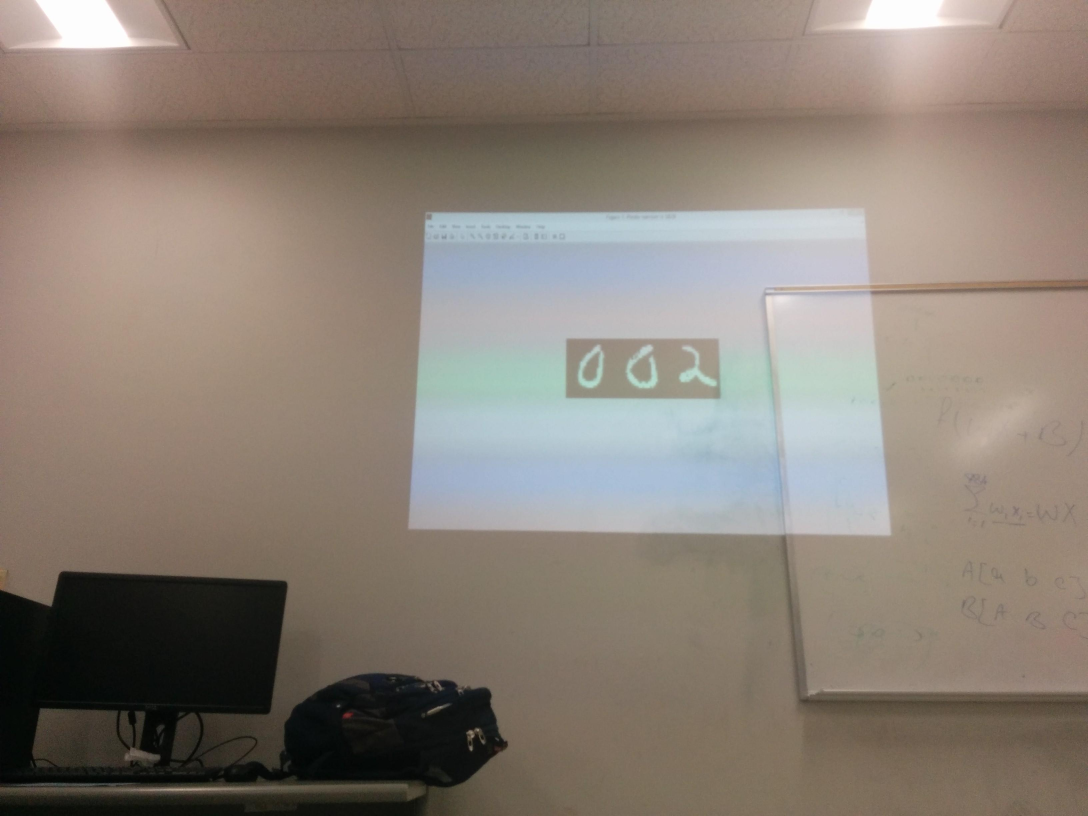
%> input picture image1.jpg, 3264 x 2448 px (shown at 1/3 size); its folder holds only this picture in this run
$ octave --eval "rgb2blackMult;"   (GNU Octave 9; MATLAB toolbox functions it lacks are replaced by stand-ins)
%> lines starting %> are read from the running program, lines starting %| are printed output that depends on the picture; in (x1, y1, x2, y2) boxes, pixels count from 0 and x2, y2 are one past the last pixel; in counts of white or black regions, pixels touching at a corner belong together; the program's own positions count from 1
### rgb2black.m
function [ oImage2 ] = rgb2black( index )
%> called with index = 1
%UNTITLED Summary of this function goes here
%   Detailed explanation goes here
    loc = sprintf('image%d.jpg', index);
    image = imread(loc);
    image = rgb2gray(image);
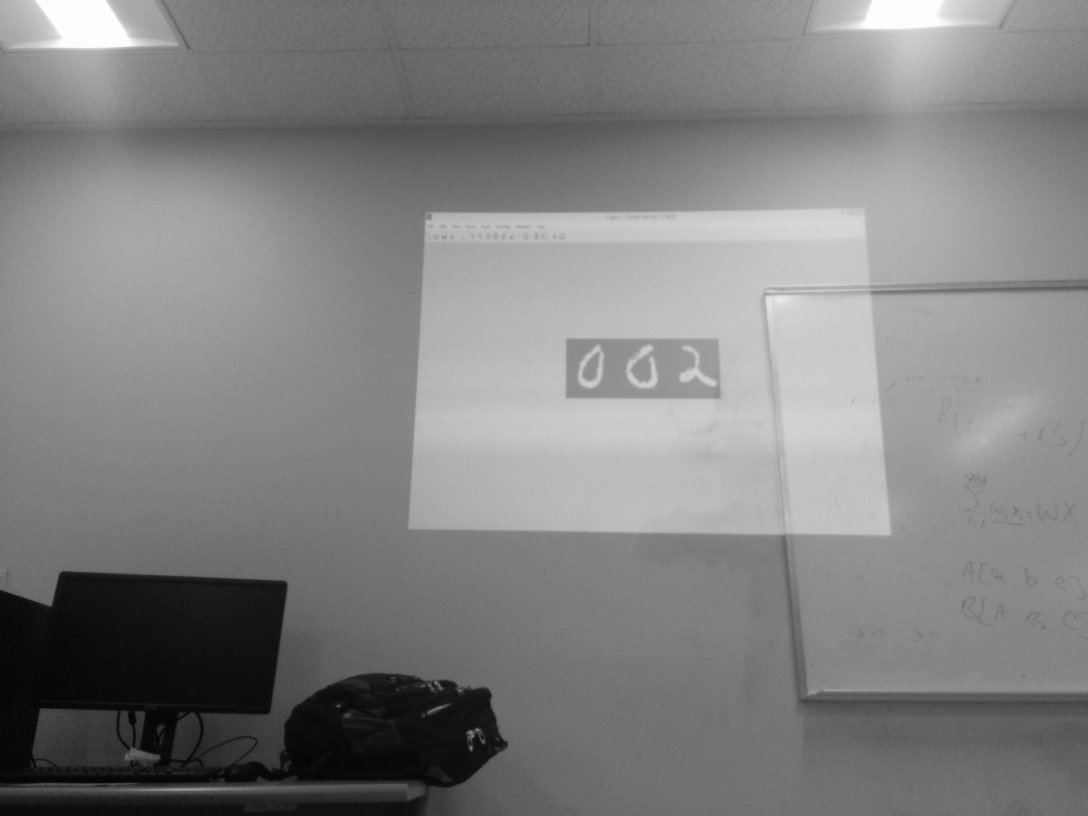
%> image: size 2448x3264 uint8 (shown at 1/3 size); min 1, max 255, mean 129.2
    level = 0.65;
    oImage = im2bw(image, level);
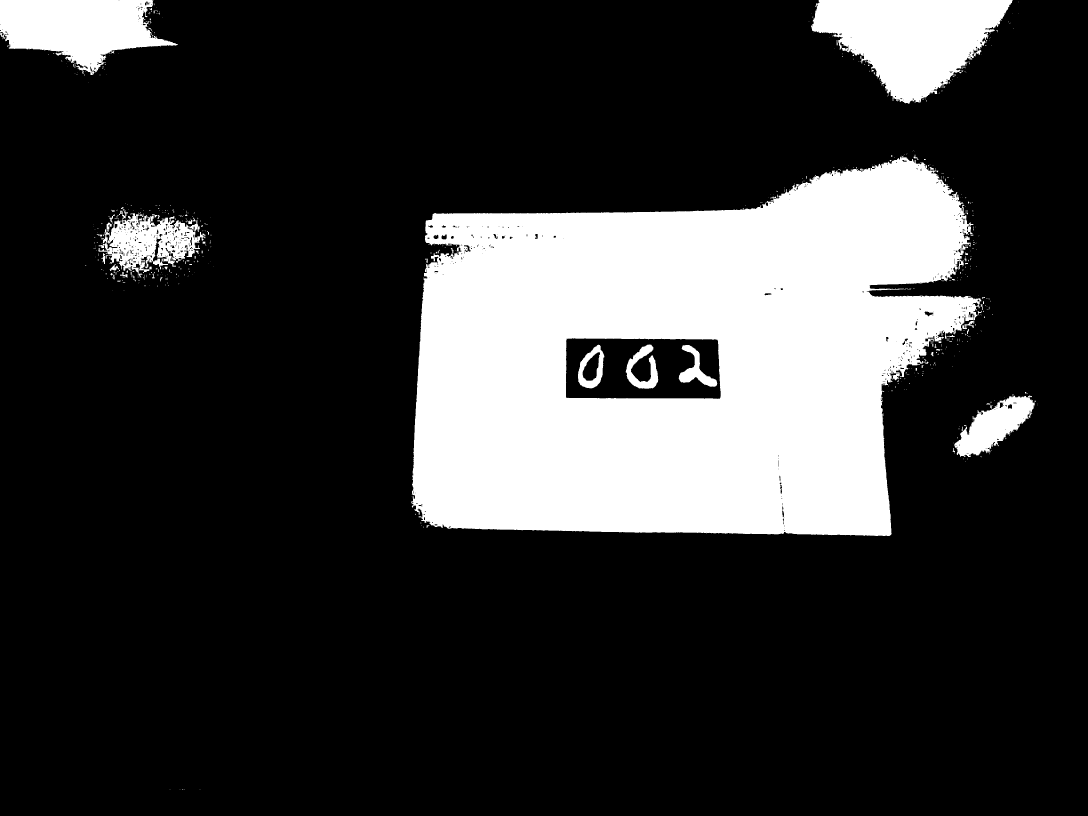
%> oImage: size 2448x3264 logical (shown at 1/3 size); 20.8% white; 562 white regions (488 under 20 px), largest, box (x1, y1, x2, y2) and area: (1234, 469, 2944, 1608) 1407160, (2433, 0, 3038, 312) 112329, (0, 0, 534, 225) 72272

    oImage = imcomplement(oImage);


    oImage = imclearborder(oImage, 4);
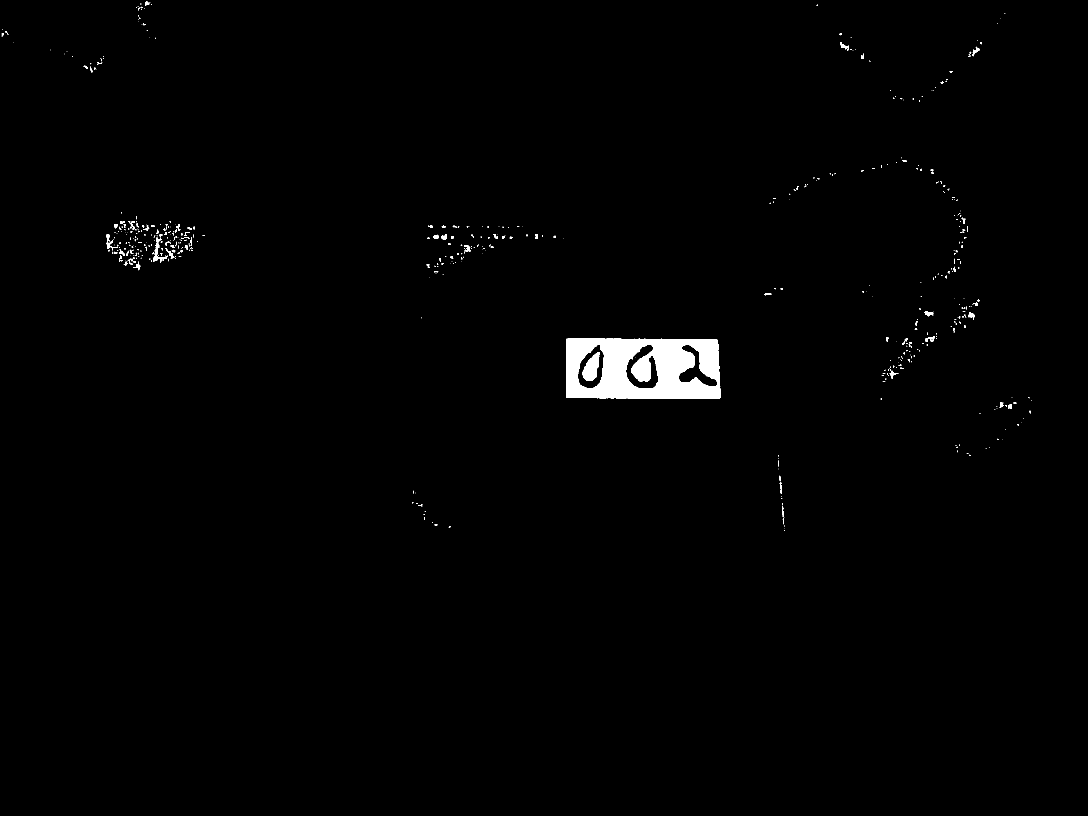
%> oImage: size 2448x3264 logical (shown at 1/3 size); 0.96% white; 573 white regions (452 under 20 px), largest, box (x1, y1, x2, y2) and area: (1698, 1015, 2162, 1197) 63778, (1748, 1056, 1800, 1142) 2676, (459, 712, 504, 789) 756
    oImage = imcomplement(oImage);
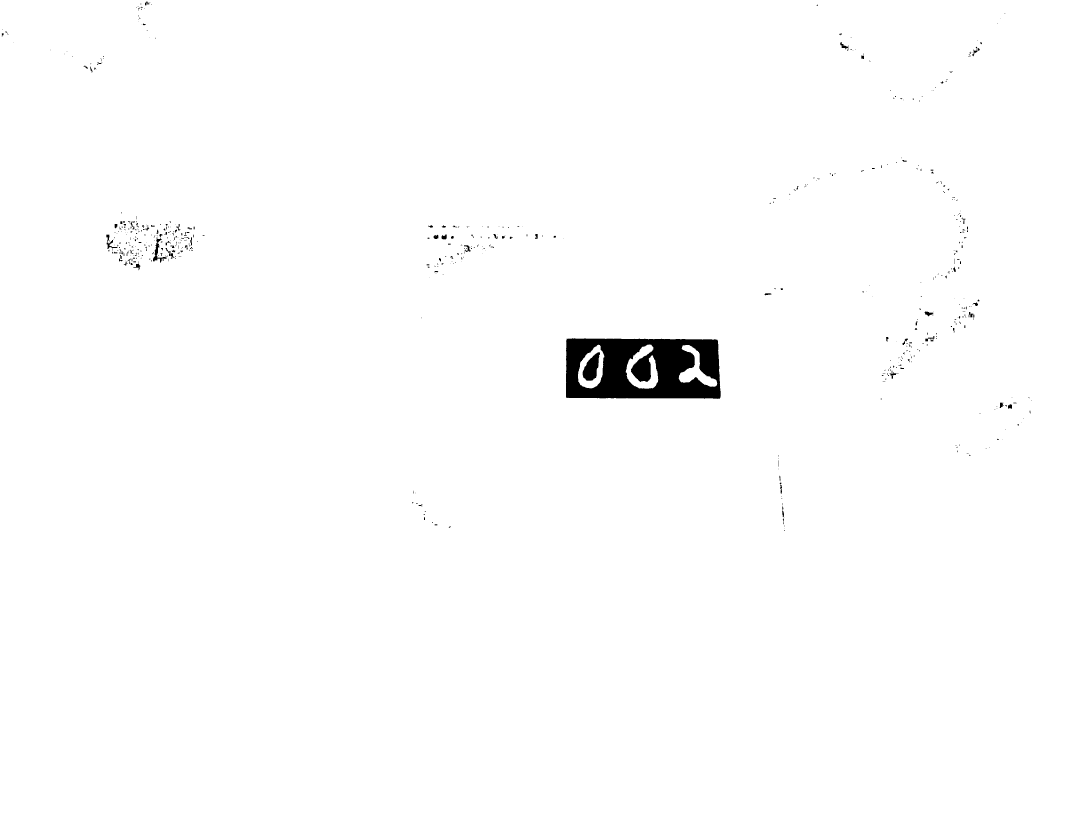
%> oImage: size 2448x3264 logical (shown at 1/3 size); 99% white; 573 black regions (452 under 20 px), largest, box (x1, y1, x2, y2) and area: (1698, 1015, 2162, 1197) 63778, (1748, 1056, 1800, 1142) 2676, (459, 712, 504, 789) 756


   width = 0;
   locx = -1;
   i = 0;
   flag = 0;
   while locx == -1;
       i = i+1;
      for j = 1:3180
          if(oImage(i,j)==0)
              width = width+1;
              if(width>200 && flag<1)
                  i = i+3;
                  flag =1;
              end
          else
              if(width>200)
                  locx = j-width;
                  locy = i-1;
                  disp(locx);
                  disp(locy);
                  break;
              else
                  width =0;
              end
          end
      end
   end
%> after the loop, flag = 1; i = 1021; locx = 1701; locy = 1020; width = 453
   disp(width);
%| 453
   oImage2 = oImage(locy:locy+175, locx:locx+width);
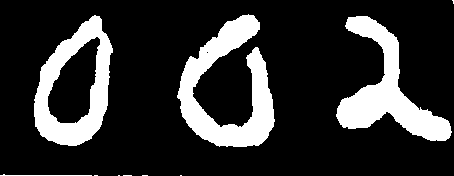
%> oImage2: size 176x454 logical; 19.2% white; 10 white regions (6 under 20 px), largest, box (x1, y1, x2, y2) and area: (177, 14, 275, 147) 5677, (336, 16, 452, 141) 5006, (34, 15, 113, 146) 4551, (0, 174, 92, 176) 94
   total = 0;
   k = round(width/175);
%> k = 3
   for l = 1:k
   total = total*10;
   image1 = oImage2(1:end, width*(l-1)/k+1:width*l/k);
   image1 = imresize(image1, [28, 28]);
   image1 = reshape(image1, [784,1]);
   total = total + getNum(image1);
   end
%> this loop made 1 pass
%> total on pass 1: 0
   disp(total);
   imshow(oImage2);

end

### getNum.m
function [ z4 ] = getNum( x )%finalW1L1, finalW1L2, finalB1L1, finalB1L2, finalSoftmaxTheta )
%> the run ends on the next line
load ('testSet.mat');
load('NN.mat');
z1 = 1./(1+exp(-(finalW1L1*x+finalB1L1)));
z2 = 1./(1+exp(-(finalW1L2*z1+finalB1L2)));
z3 = finalSoftmaxTheta *z2;
z4 = mod(find(z3 == max(z3)), 10);
end

### rgb2blackMult.m
function rgb2blackMult( )

for y = 1:37
    rgb2black(y);
    disp(y);
    pause(2);
end
end
